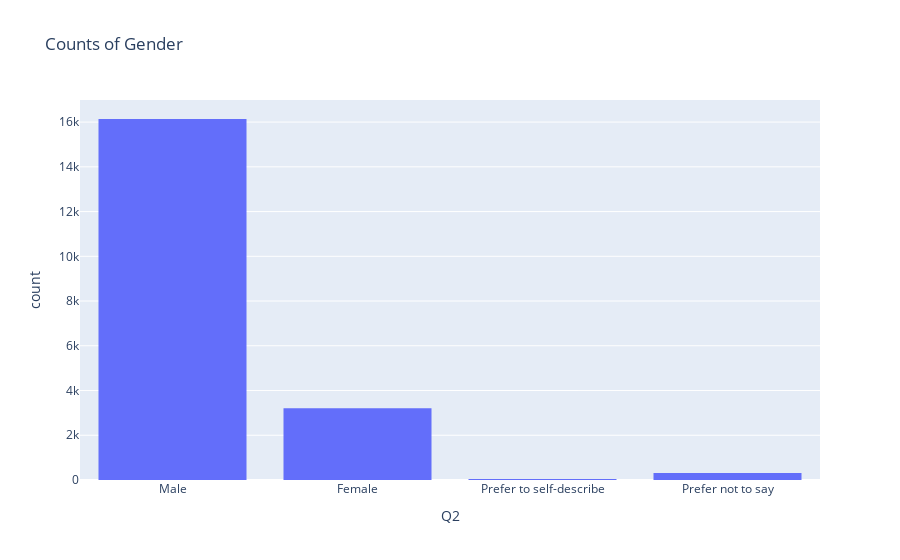

Notebook source saved alongside this figure:
### Code cell
import plotly.express as px
px.histogram(df, "Q2", labels={"value": "Gender"}, title="Counts of Gender")

### Figure 1 — Plotly figure (JSON) as saved in the notebook; plotly's stock layout.template omitted (floating-point values rounded to 4 significant figures; data arrays with more than 128 entries replaced by an {"elided": "..."} marker saying what was removed)
{"data": [{"alignmentgroup": "True", "bingroup": "x", "hovertemplate": "Q2=%{x}<br>count=%{y}<extra></extra>", "legendgroup": "", "marker": {"color": "#636efa", "pattern": {"shape": ""}}, "name": "", "offsetgroup": "", "orientation": "v", "showlegend": false, "type": "histogram", "x": {"elided": "19717 str values"}, "xaxis": "x", "yaxis": "y"}], "layout": {"barmode": "relative", "legend": {"tracegroupgap": 0}, "title": {"text": "Counts of Gender"}, "xaxis": {"anchor": "y", "domain": [0, 1], "title": {"text": "Q2"}}, "yaxis": {"anchor": "x", "domain": [0, 1], "title": {"text": "count"}}}}
